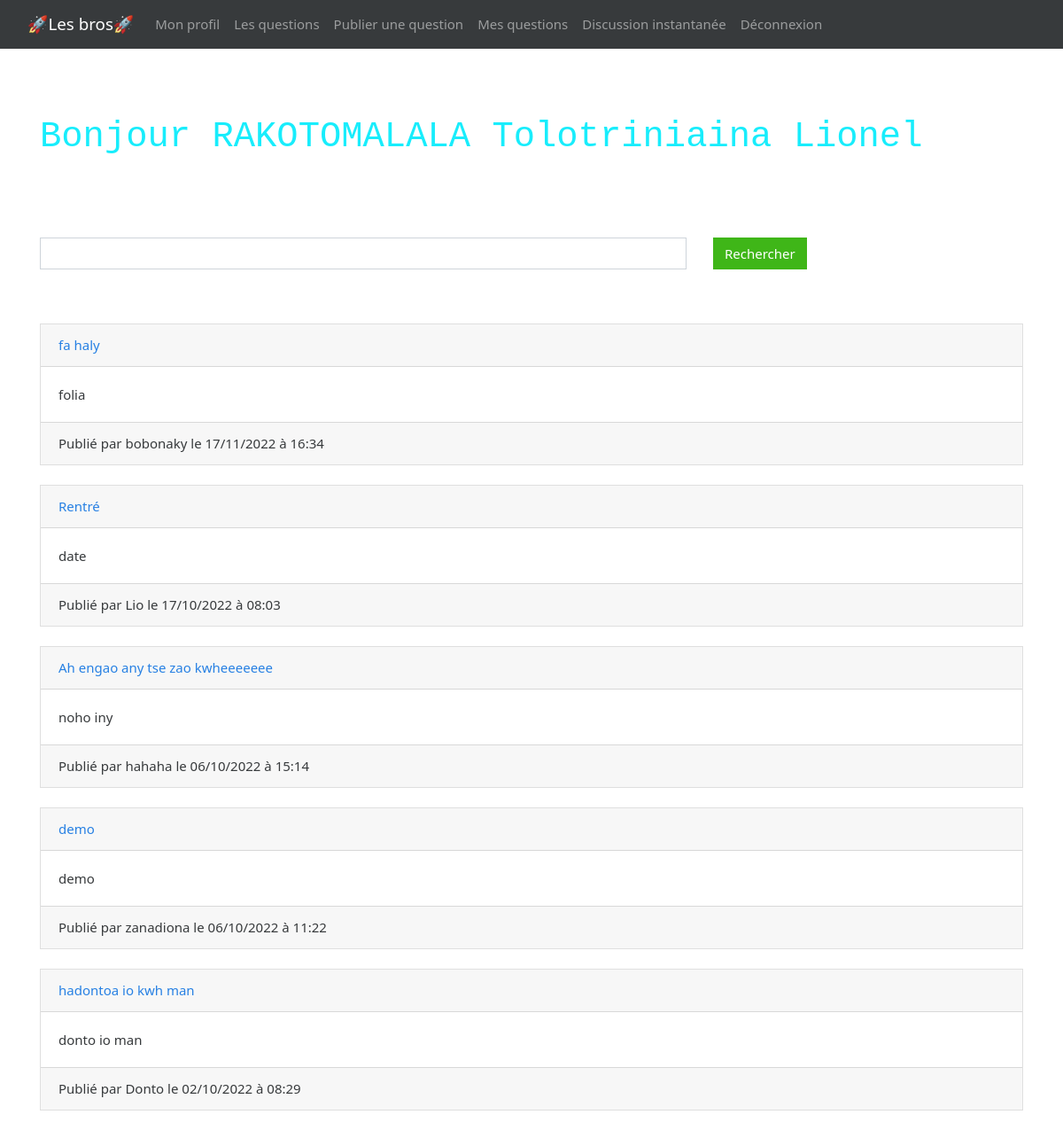
/index.php (signed in), run on the app's committed database.
### tables this page shows
CREATE TABLE IF NOT EXISTS `question` (
  `id` int(11) NOT NULL AUTO_INCREMENT,
  `titre` text NOT NULL,
  `description` text NOT NULL,
  `contenu` text NOT NULL,
  `id_auteur` int(11) NOT NULL,
  `pseudo_auteur` varchar(255) NOT NULL,
  `date_publication` text NOT NULL,
  PRIMARY KEY (`id`)
);

### actions/questions/showAllQuestionsAction.php (called while the page is built, shortened)
<?php
require "actions/database.php";
    $getAllQuestions = $bdd->query('SELECT id, id_auteur, titre, description, pseudo_auteur, date_publication FROM question ORDER BY id DESC LIMIT 0,5');
?>

### index.php (the view, shortened to what this page needs)
<?php
require "actions/questions/showAllQuestionsAction.php";
?>
<!DOCTYPE html>
<html lang="en">
    <?php include "./includes/head.php"; ?>
<body>
    <?php include "./includes/navbar.php"; ?>
    <br><br>
    <div class="container">
    <p style="color: #18edfc; font-size: 2.7em; font-family: 'Courier New', Courier, monospace;">Bonjour <span  ><?php echo $_SESSION['firstname']. ' '. $_SESSION['lastname'];?></span></p>
      <br><br><br>  <form method="GET">
            <div class="form-group row">
                <div class="col-8">
                    <input type="search" name="search" class="form-control">
                </div>
                <div class="col-4">
                    <button class="btn btn-success">Rechercher</button>
                </div>
            </div>
        </form>
        <br><br>
        <?php
            while($question = $getAllQuestions->fetch()){
                ?>
                <div class="card">
                    <div class="card-header">
                    <a href="./article?id=<?= $question['id'];?>">
                        <?= $question['titre'];?>
                    </a>
                    </div>
                    <div class="card-body">
                        <?php echo $question['description'];?>
                    </div>
                    <div class="card-footer">
                        Publié par <?= $question['pseudo_auteur'];?> le <?= $question['date_publication'];?>
                    </div>
                </div>
                <br>
                <?php
            }
            ?>
    </div>
</body>
</html>

### data on the page
question: titre "fa haly", description "folia", pseudo_auteur "bobonaky", date_publication "17/11/2022 à 16:34"
question: titre "Rentré", description "date", pseudo_auteur "Lio", date_publication "17/10/2022 à 08:03"
question: titre "Ah engao any tse zao kwheeeeeee", description "noho iny", pseudo_auteur "hahaha", date_publication "06/10/2022 à 15:14"
question: titre "demo", description "demo", pseudo_auteur "zanadiona", date_publication "06/10/2022 à 11:22"
question: titre "hadontoa io kwh man", description "donto io man", pseudo_auteur "Donto", date_publication "02/10/2022 à 08:29"

### other printed values
$_SESSION['firstname'] "RAKOTOMALALA"
$_SESSION['lastname'] "Tolotriniaina Lionel"
